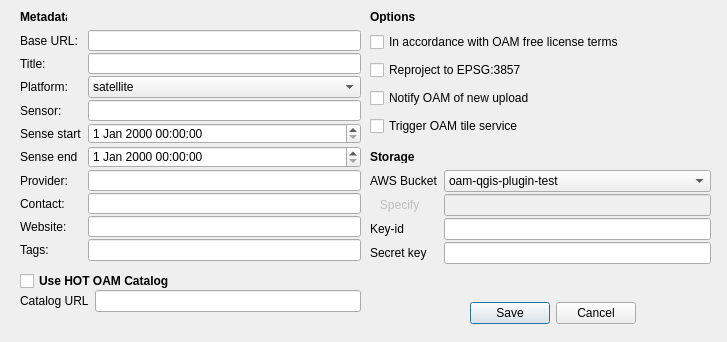
<?xml version="1.0" encoding="UTF-8"?>
<ui version="4.0">
 <class>Dialog</class>
 <widget class="QDialog" name="Dialog">
  <property name="geometry">
   <rect>
    <x>0</x>
    <y>0</y>
    <width>727</width>
    <height>342</height>
   </rect>
  </property>
  <property name="windowTitle">
   <string>Edit Settings</string>
  </property>
  <widget class="QDialogButtonBox" name="buttonBox">
   <property name="geometry">
    <rect>
     <x>460</x>
     <y>300</y>
     <width>176</width>
     <height>27</height>
    </rect>
   </property>
   <property name="orientation">
    <enum>Qt::Horizontal</enum>
   </property>
   <property name="standardButtons">
    <set>QDialogButtonBox::Cancel|QDialogButtonBox::Save</set>
   </property>
  </widget>
  <widget class="QWidget" name="formLayoutWidget_3">
   <property name="geometry">
    <rect>
     <x>20</x>
     <y>290</y>
     <width>341</width>
     <height>41</height>
    </rect>
   </property>
   <layout class="QFormLayout" name="formLayout">
    <property name="fieldGrowthPolicy">
     <enum>QFormLayout::AllNonFixedFieldsGrow</enum>
    </property>
    <item row="0" column="0">
     <widget class="QLabel" name="catalog_url_label">
      <property name="text">
       <string>Catalog URL</string>
      </property>
     </widget>
    </item>
    <item row="0" column="1">
     <widget class="QLineEdit" name="catalog_url_edit"/>
    </item>
   </layout>
  </widget>
  <widget class="QCheckBox" name="hot_oam_catalog_check_box">
   <property name="geometry">
    <rect>
     <x>20</x>
     <y>270</y>
     <width>161</width>
     <height>22</height>
    </rect>
   </property>
   <property name="font">
    <font>
     <weight>75</weight>
     <bold>true</bold>
    </font>
   </property>
   <property name="text">
    <string>Use HOT OAM Catalog</string>
   </property>
  </widget>
  <widget class="QWidget" name="formLayoutWidget_2">
   <property name="geometry">
    <rect>
     <x>20</x>
     <y>30</y>
     <width>341</width>
     <height>231</height>
    </rect>
   </property>
   <layout class="QFormLayout" name="formLayout_1">
    <property name="fieldGrowthPolicy">
     <enum>QFormLayout::AllNonFixedFieldsGrow</enum>
    </property>
    <property name="verticalSpacing">
     <number>2</number>
    </property>
    <item row="1" column="0">
     <widget class="QLabel" name="title_label">
      <property name="text">
       <string>Title:</string>
      </property>
     </widget>
    </item>
    <item row="1" column="1">
     <widget class="QLineEdit" name="title_edit">
      <property name="toolTip">
       <string>Human friendly title of the image</string>
      </property>
     </widget>
    </item>
    <item row="2" column="0">
     <widget class="QLabel" name="platform_label">
      <property name="text">
       <string>Platform:</string>
      </property>
     </widget>
    </item>
    <item row="2" column="1">
     <widget class="QComboBox" name="platform_combo_box">
      <item>
       <property name="text">
        <string>satellite</string>
       </property>
      </item>
      <item>
       <property name="text">
        <string>aircraft</string>
       </property>
      </item>
      <item>
       <property name="text">
        <string>UAV</string>
       </property>
      </item>
      <item>
       <property name="text">
        <string>balloon</string>
       </property>
      </item>
      <item>
       <property name="text">
        <string>kite</string>
       </property>
      </item>
     </widget>
    </item>
    <item row="3" column="0">
     <widget class="QLabel" name="sensor_label">
      <property name="text">
       <string>Sensor:</string>
      </property>
     </widget>
    </item>
    <item row="3" column="1">
     <widget class="QLineEdit" name="sensor_edit">
      <property name="toolTip">
       <string>Image aquisition device (eg. camera, radar, etc)</string>
      </property>
     </widget>
    </item>
    <item row="4" column="0">
     <widget class="QLabel" name="sense_start_label">
      <property name="text">
       <string>Sense start</string>
      </property>
     </widget>
    </item>
    <item row="6" column="0">
     <widget class="QLabel" name="sense_end_label">
      <property name="text">
       <string>Sense end</string>
      </property>
     </widget>
    </item>
    <item row="6" column="1">
     <widget class="QDateTimeEdit" name="sense_end_edit"/>
    </item>
    <item row="8" column="0">
     <widget class="QLabel" name="provider_label">
      <property name="text">
       <string>Provider:</string>
      </property>
     </widget>
    </item>
    <item row="8" column="1">
     <widget class="QLineEdit" name="provider_edit">
      <property name="toolTip">
       <string>Provider/owner of the OIN bucket</string>
      </property>
     </widget>
    </item>
    <item row="9" column="0">
     <widget class="QLabel" name="contact_label">
      <property name="text">
       <string>Contact:</string>
      </property>
     </widget>
    </item>
    <item row="9" column="1">
     <widget class="QLineEdit" name="contact_edit">
      <property name="toolTip">
       <string>Name and email address of the data provider</string>
      </property>
      <property name="cursorPosition">
       <number>0</number>
      </property>
     </widget>
    </item>
    <item row="0" column="0">
     <widget class="QLabel" name="base_uuid_label">
      <property name="text">
       <string>Base URL:</string>
      </property>
     </widget>
    </item>
    <item row="0" column="1">
     <widget class="QLineEdit" name="base_uuid_edit">
      <property name="toolTip">
       <string>Website of the data provider</string>
      </property>
     </widget>
    </item>
    <item row="11" column="1">
     <widget class="QLineEdit" name="tags_edit">
      <property name="toolTip">
       <string>Free tags separated by comma</string>
      </property>
     </widget>
    </item>
    <item row="11" column="0">
     <widget class="QLabel" name="tags_label">
      <property name="text">
       <string>Tags:</string>
      </property>
     </widget>
    </item>
    <item row="10" column="1">
     <widget class="QLineEdit" name="website_edit"/>
    </item>
    <item row="10" column="0">
     <widget class="QLabel" name="website_label">
      <property name="text">
       <string>Website:</string>
      </property>
     </widget>
    </item>
    <item row="4" column="1">
     <widget class="QDateTimeEdit" name="sense_start_edit"/>
    </item>
   </layout>
  </widget>
  <widget class="QLabel" name="lbMetadata">
   <property name="geometry">
    <rect>
     <x>20</x>
     <y>10</y>
     <width>47</width>
     <height>13</height>
    </rect>
   </property>
   <property name="font">
    <font>
     <weight>75</weight>
     <bold>true</bold>
    </font>
   </property>
   <property name="text">
    <string>Metadata</string>
   </property>
  </widget>
  <widget class="QWidget" name="layoutWidget">
   <property name="geometry">
    <rect>
     <x>370</x>
     <y>30</y>
     <width>341</width>
     <height>108</height>
    </rect>
   </property>
   <layout class="QVBoxLayout" name="verticalLayout">
    <item>
     <widget class="QCheckBox" name="license_check_box">
      <property name="text">
       <string>In accordance with OAM free license terms</string>
      </property>
     </widget>
    </item>
    <item>
     <widget class="QCheckBox" name="reproject_check_box">
      <property name="text">
       <string>Reproject to EPSG:3857</string>
      </property>
     </widget>
    </item>
    <item>
     <widget class="QCheckBox" name="notify_oam_check">
      <property name="text">
       <string>Notify OAM of new upload</string>
      </property>
     </widget>
    </item>
    <item>
     <widget class="QCheckBox" name="trigger_tiling_check">
      <property name="text">
       <string>Trigger OAM tile service</string>
      </property>
     </widget>
    </item>
   </layout>
  </widget>
  <widget class="QLabel" name="lbOptions">
   <property name="geometry">
    <rect>
     <x>370</x>
     <y>10</y>
     <width>47</width>
     <height>13</height>
    </rect>
   </property>
   <property name="font">
    <font>
     <weight>75</weight>
     <bold>true</bold>
    </font>
   </property>
   <property name="text">
    <string>Options</string>
   </property>
  </widget>
  <widget class="QWidget" name="layoutWidget_2">
   <property name="geometry">
    <rect>
     <x>370</x>
     <y>170</y>
     <width>341</width>
     <height>111</height>
    </rect>
   </property>
   <layout class="QFormLayout" name="formLayout_2">
    <property name="fieldGrowthPolicy">
     <enum>QFormLayout::AllNonFixedFieldsGrow</enum>
    </property>
    <property name="verticalSpacing">
     <number>2</number>
    </property>
    <item row="0" column="0">
     <widget class="QLabel" name="storage_label">
      <property name="text">
       <string>AWS Bucket</string>
      </property>
     </widget>
    </item>
    <item row="0" column="1">
     <widget class="QComboBox" name="storage_combo_box">
      <property name="editable">
       <bool>false</bool>
      </property>
      <property name="currentIndex">
       <number>0</number>
      </property>
      <item>
       <property name="text">
        <string>oam-qgis-plugin-test</string>
       </property>
      </item>
      <item>
       <property name="text">
        <string>other...</string>
       </property>
      </item>
     </widget>
    </item>
    <item row="2" column="0">
     <widget class="QLabel" name="key_id_label">
      <property name="styleSheet">
       <string notr="true"/>
      </property>
      <property name="text">
       <string>Key-id</string>
      </property>
     </widget>
    </item>
    <item row="2" column="1">
     <widget class="QLineEdit" name="key_id_edit">
      <property name="toolTip">
       <string>AWS access key id</string>
      </property>
     </widget>
    </item>
    <item row="3" column="0">
     <widget class="QLabel" name="secret_key_label">
      <property name="styleSheet">
       <string notr="true"/>
      </property>
      <property name="text">
       <string>Secret key</string>
      </property>
     </widget>
    </item>
    <item row="3" column="1">
     <widget class="QLineEdit" name="secret_key_edit">
      <property name="toolTip">
       <string>AWS secret access key</string>
      </property>
     </widget>
    </item>
    <item row="1" column="0">
     <widget class="QLabel" name="specify_label">
      <property name="enabled">
       <bool>false</bool>
      </property>
      <property name="text">
       <string>   Specify</string>
      </property>
     </widget>
    </item>
    <item row="1" column="1">
     <widget class="QLineEdit" name="specify_edit">
      <property name="enabled">
       <bool>false</bool>
      </property>
      <property name="toolTip">
       <string>Bucket name which is not listed above </string>
      </property>
      <property name="text">
       <string/>
      </property>
     </widget>
    </item>
   </layout>
  </widget>
  <widget class="QLabel" name="lbStorage">
   <property name="geometry">
    <rect>
     <x>370</x>
     <y>150</y>
     <width>47</width>
     <height>13</height>
    </rect>
   </property>
   <property name="font">
    <font>
     <weight>75</weight>
     <bold>true</bold>
    </font>
   </property>
   <property name="text">
    <string>Storage</string>
   </property>
  </widget>
 </widget>
 <resources/>
 <connections>
  <connection>
   <sender>buttonBox</sender>
   <signal>accepted()</signal>
   <receiver>Dialog</receiver>
   <slot>accept()</slot>
   <hints>
    <hint type="sourcelabel">
     <x>248</x>
     <y>254</y>
    </hint>
    <hint type="destinationlabel">
     <x>157</x>
     <y>274</y>
    </hint>
   </hints>
  </connection>
  <connection>
   <sender>buttonBox</sender>
   <signal>rejected()</signal>
   <receiver>Dialog</receiver>
   <slot>reject()</slot>
   <hints>
    <hint type="sourcelabel">
     <x>316</x>
     <y>260</y>
    </hint>
    <hint type="destinationlabel">
     <x>286</x>
     <y>274</y>
    </hint>
   </hints>
  </connection>
 </connections>
</ui>
